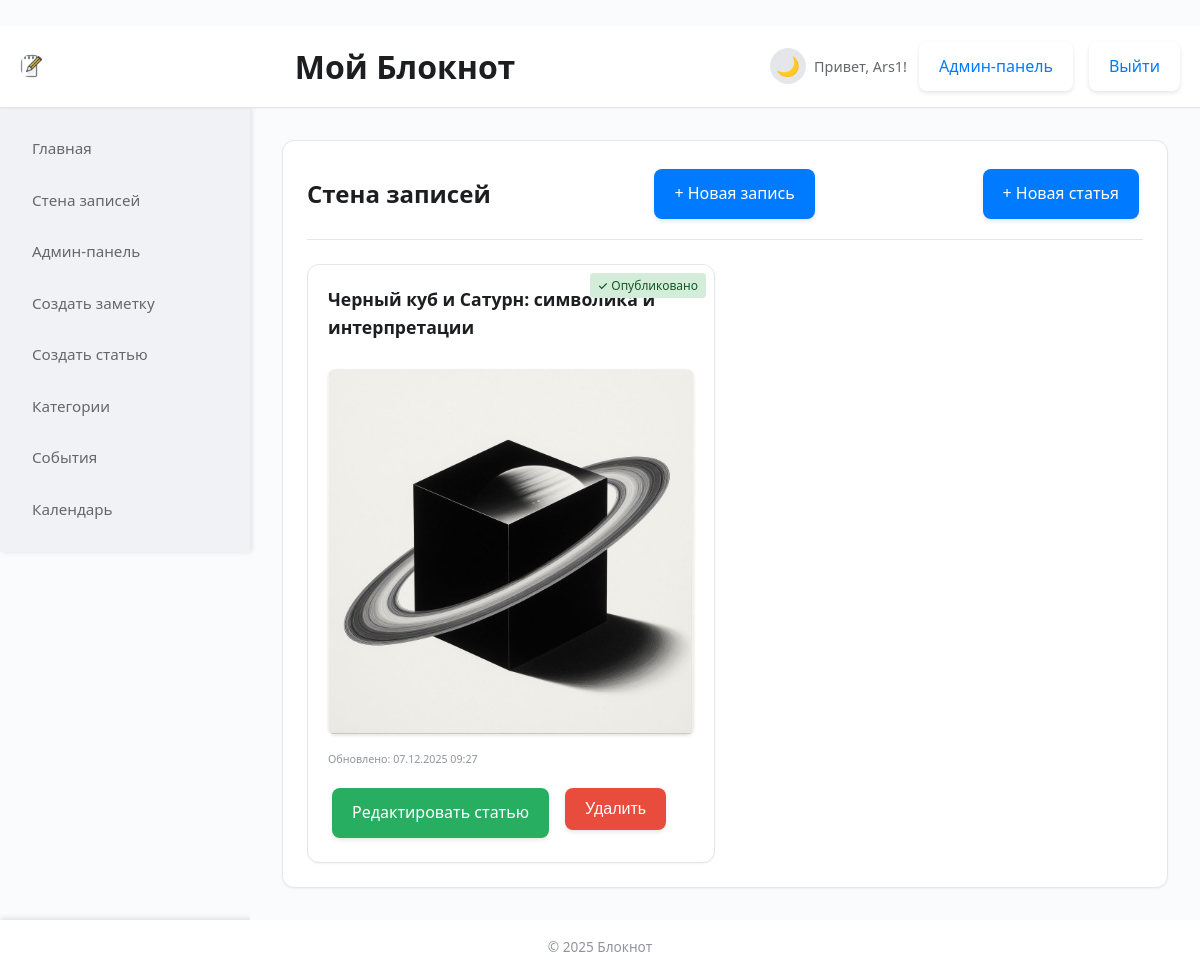
Page /wall (signed in) on the committed database.
### models.py (models this page shows, shortened)
class User(UserMixin, db.Model):
    id = db.Column(db.Integer, primary_key=True)
    username = db.Column(db.String(80), unique=True, nullable=False)
    password_hash = db.Column(db.String(120), nullable=False)
    is_admin = db.Column(db.Boolean, default=False) # По умолчанию False

class Note(db.Model):
    id = db.Column(db.Integer, primary_key=True)
    title = db.Column(db.String(200), nullable=True)
    content = db.Column(db.Text, nullable=True)
    full_content = db.Column(db.Text, nullable=True) # Полный HTML-контент статьи
    image_filename = db.Column(db.String(200), nullable=True)
    created_at = db.Column(db.DateTime, default=datetime.utcnow)
    updated_at = db.Column(db.DateTime, default=datetime.utcnow, onupdate=datetime.utcnow)
    note_type = db.Column(db.String(20), default='note') # 'note', 'list', 'image_note', 'article'
    tags = db.Column(db.String(500), nullable=True)
    background_color = db.Column(db.String(20), default='white')
    summary = db.Column(db.Text, nullable=True) # Краткое описание статьи
    preview_image = db.Column(db.String(200), nullable=True) # Изображение превью статьи
    category_ids = db.Column(db.String(200), nullable=True)
    is_published = db.Column(db.Boolean, default=False) # По умолчанию False
    user_id = db.Column(db.Integer, db.ForeignKey('user.id'), nullable=False)
    user = db.relationship('User', backref=db.backref('notes', lazy=True))

### app.py (the view)
@app.route('/wall')
def wall():
    if current_user.is_authenticated and current_user.is_admin:
        all_notes = Note.query.order_by(Note.updated_at.desc()).all()
    else:
        all_notes = Note.query.filter_by(is_published=True).order_by(Note.updated_at.desc()).all()
    categories = Category.query.all()
    all_tags = set()
    for note in all_notes:
        if note.tags:
            all_tags.update(tag.strip() for tag in note.tags.split(','))
    return render_template('wall.html', notes=all_notes, categories=categories, all_tags=all_tags, is_admin=current_user.is_authenticated and current_user.is_admin)

### app.py (called while the page is built)
@login_manager.user_loader
def load_user(user_id):
    return User.query.get(int(user_id))

### templates/wall.html (shortened to what this page needs)
{% extends "base.html" %}
{% block sidebar %}
    {% include 'sidebar.html' %}
{% endblock %}
{% block content %}
<div class="content-card">
    <div class="card-header">
        <h2>Стена записей</h2>
        {% if is_admin %}
            <a href="{{ url_for('create_note') }}" class="btn btn-primary">+ Новая запись</a>
            <a href="{{ url_for('create_article') }}" class="btn btn-primary">+ Новая статья</a>
        {% endif %}
    </div>
    {% if notes %}
        <div class="notes-list">
        {% for note in notes %}
            <div class="note-card" style="background-color: {{ note.background_color or 'white' }};">
                {% if note.title %}
                    <h3>{{ note.title }}</h3>
                {% endif %}
                {% if note.is_published %}
                    <span class="published-indicator">✓ Опубликовано</span>
                {% else %}
                    <span class="unpublished-indicator">○ Не опубликовано</span>
                {% endif %}
                {% if note.note_type == 'article' %}
                    {% if note.preview_image %}
                        <div class="article-preview-image">
                            <img src="{{ url_for('static', filename='uploads/' + note.preview_image) }}" alt="Превью статьи" style="max-width: 100%;">
                        </div>
                    {% endif %}
                {% endif %}
                <p class="note-date"><small>Обновлено: {{ note.updated_at.strftime('%d.%m.%Y %H:%M') }}</small></p>
                {% if is_admin %}
                    <div class="note-actions">
                        {% if note.note_type == 'article' %}
                            <a href="{{ url_for('edit_article', id=note.id) }}" class="btn btn-edit">Редактировать статью</a>
                        {% else %}
                            <a href="{{ url_for('edit_note', id=note.id) }}" class="btn btn-edit">Редактировать</a>
                        {% endif %}
                        <form action="{{ url_for('delete_note', id=note.id) }}" method="POST" style="display:inline;">
                            <button type="submit" class="btn btn-delete" onclick="return confirm('Удалить запись?')">Удалить</button>
                        </form>
                    </div>
                {% endif %}
            </div>
        {% endfor %}
        </div>
    {% else %}
        <p>Записей не найдено.</p>
    {% endif %}
</div>
{% endblock %}

### templates/base.html (shortened to what this page needs)
<!DOCTYPE html>
<html lang="ru">
<head>
    <link rel="stylesheet" href="{{ url_for('static', filename='css/style.css') }}">
</head>
<body>
    <header class="app-header">
        <div class="app-header-content">
            <img src="{{ url_for('static', filename='icons/note-1.png') }}" alt="Логотип" class="app-logo">
            <h1>Мой Блокнот</h1>
            <div class="auth-info">
                {% if current_user.is_authenticated %}
                    <span>Привет, {{ current_user.username }}!</span>
                    {% if current_user.is_admin %}
                        <a href="{{ url_for('admin_index') }}" class="btn btn-auth btn-auth-secondary">Админ-панель</a>
                    {% endif %}
                    <a href="{{ url_for('logout') }}" class="btn btn-auth btn-auth-secondary">Выйти</a>
                {% else %}
                    <a href="{{ url_for('login') }}" class="btn btn-auth btn-auth-secondary">Войти</a>
                    <a href="{{ url_for('register') }}" class="btn btn-auth btn-auth-primary">Регистрация</a>
                {% endif %}
            </div>
        </div>
    </header>
    <div class="app-container">
        {% block sidebar %}{% endblock %}
        <main class="app-main">
            {% block content %}{% endblock %}
        </main>
    </div>
    <footer class="app-footer">
        <p>&copy; 2025 Блокнот</p>
    </footer>
</body>
</html>

### rows in the picture
User: username "Ars1"
Note: title "Черный куб и Сатурн: символика и интерпретации", is_published "✓ Опубликовано", preview_image (picture), updated_at "07.12.2025 09:27"
